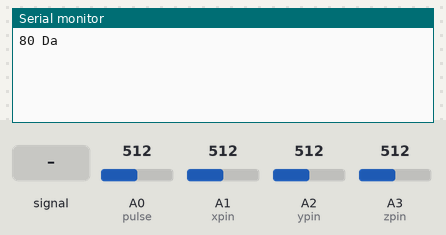
This sketch was run on a simulated Arduino Uno, built with avr-gcc and run on an emulated ATmega328P. Shown: the last lines printed to the serial monitor. The test bench sets the inputs (shaded band); at power-on: A0 (pulse) = 512, A1 (xpin) = 512, A2 (ypin) = 512, A3 (zpin) = 512.

Above: at 2.8 s.
2.9 s: A0 (pulse) fed a 200 Hz sine of ±81 counts around its level
At 4.5 s:
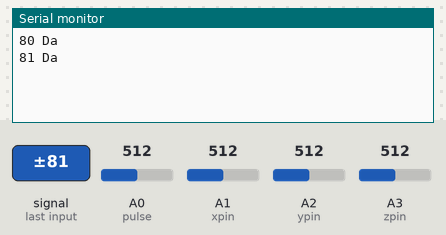
5.6 s: A0 (pulse) set to 716
At 7.2 s:
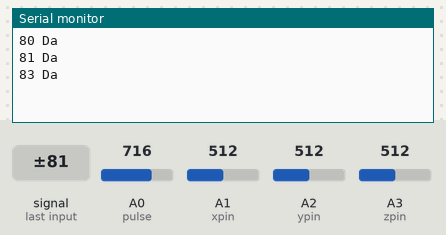
8.3 s: A0 (pulse) fed a 1000 Hz sine of ±255 counts around its level
At 10.4 s:
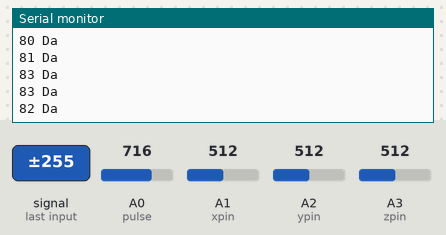
11.0 s: A0 (pulse) set to 992
At 13.1 s:
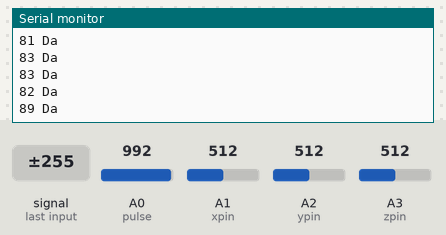
Timing chart, 0 to 14.6 s (numbered marks = the images above; inputs shaded):
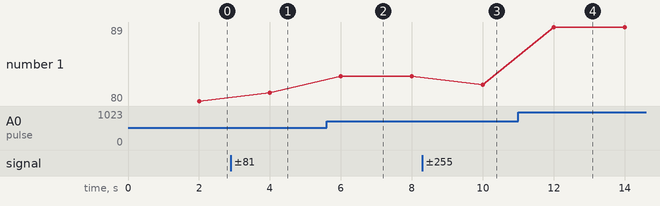

Measured:
- after the input at 2.9 s, the serial monitor: prints a new line after 1.1 s (image 1)
- after the input at 5.6 s, the serial monitor: prints a new line after 0.40 s (image 2)
- after the input at 8.3 s, the serial monitor: prints a new line after 1.7 s (image 3)
- after the input at 11.0 s, the serial monitor: prints a new line after 1.0 s (image 4)
- plotted number 1: 80 → 81 after the input at 2.9 s, 81 → 83 after the input at 5.6 s, 83 → 82 after the input at 8.3 s, 82 → 89 after the input at 11.0 s

The sketch:

Senzori.ino
```cpp
const int xpin=A1;
const int ypin=A2;
const int zpin=A3;
const int pulse=A0;
unsigned int x,y,z,puls,valpuls;
unsigned int xsec,ysec,zsec,valpulssec;
bool read=true;
bool activ=false;
void setup() {
  Serial.begin(9600);

}
void loop()
{
  puls=analogRead(pulse);
  valpuls=map(puls,0,1023,60,100);
  x=analogRead(xpin);
  y=analogRead(ypin);
  z=analogRead(zpin);
  if(read)
  {
    xsec=x;
    ysec=y;
    zsec=z;
    valpulssec=valpuls;
    read=false;
  }
  else
  {
    int diffx=xsec-x;
    int diffy=ysec-y;
    int diffz=zsec-z;
    if(diffx>=0 || diffy>=0 || diffz>=0)
    {
      activ=true;
    }
    int medievalpuls=(valpulssec+valpuls)/2;
    String activString =activ ? "Da" : "Nu";
    String date=String(medievalpuls)+" "+ activString;
    Serial.println(date);
  }
  delay(2000);
}
```
